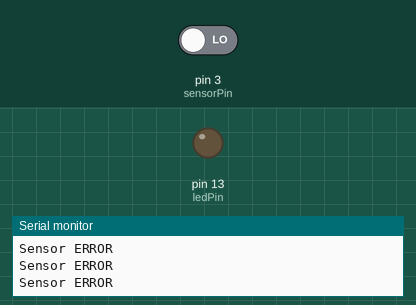
A sketch run on a simulated Arduino Uno, built with avr-gcc and run on an emulated ATmega328P. Parts: output pins drawn as LEDs (lit = HIGH), the last lines printed to the serial monitor. The test bench sets the inputs (shaded band); at power-on: pin 3 (sensorPin) LOW.

Above: at 1.2 s.
1.3 s: pin 3 (sensorPin) driven HIGH
At 1.6 s:
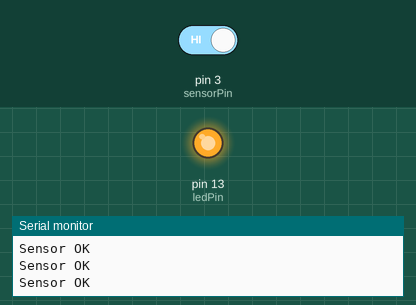
2.8 s: pin 3 (sensorPin) driven LOW
At 4.0 s:
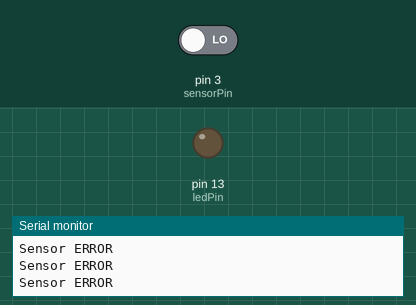
Timing chart, 0 to 5.8 s (numbered marks = the images above; inputs shaded):
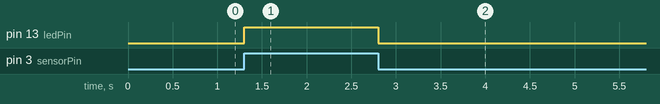

Measured:
- after the input at 1.3 s, pin 13 (ledPin): LOW → HIGH at once
- after the input at 2.8 s, pin 13 (ledPin): HIGH → LOW at once

The sketch:

MotionSensor.ino
```cpp
int sensorPin = 3;
int ledPin = 13;

void setup() {
  Serial.begin(9600);
  pinMode(sensorPin, INPUT);
  pinMode(ledPin, OUTPUT);
}

void loop() {
  boolean sensorTrue = digitalRead(sensorPin);

  if (sensorTrue) {
    Serial.println("Sensor OK");
    digitalWrite(ledPin, sensorTrue);
  } else {
    Serial.println("Sensor ERROR");
    digitalWrite(ledPin, sensorTrue);
  }

  delay(100);
}
```
